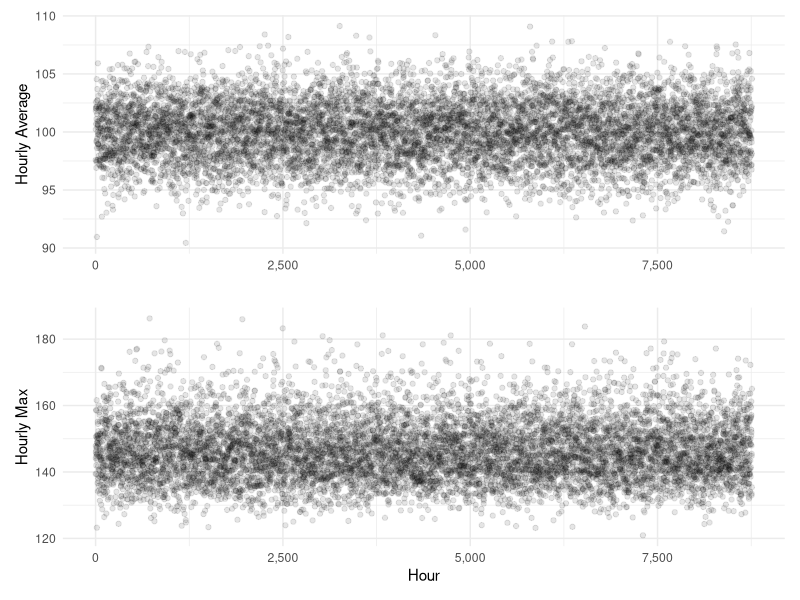
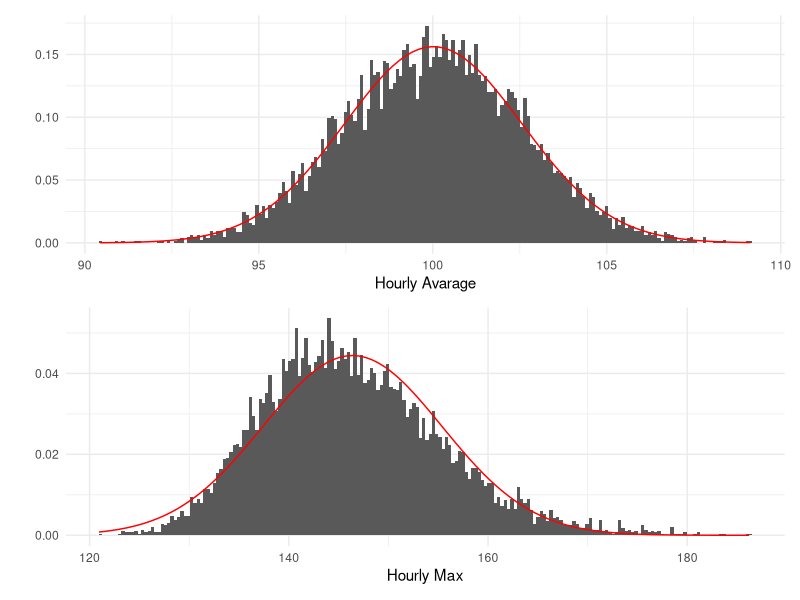

Write the R code that produced these figures, in order.
## ---- chunk 1
knitr::opts_chunk$set(echo = TRUE)
## ---- chunk 2
library(tidyverse)
library(patchwork)
## ---- chunk 3
set.seed(2024)
d <- 365 # days
hpd <- 24 # hours per day
nph <- 60 # number of data points per hour
mu <- 100 # mean of the data points
sigma <- 20 # sd of the data points

df <- tibble(x = rnorm(d * hpd * nph, mu, sigma)) %>%
  rowid_to_column() %>%
  mutate(h = ceiling(rowid / nph)) # sample of the data

dg <- df %>% # look at it on an hourly basis
  group_by(h) %>%
  summarize(M = max(x), s = sum(x), m = mean(x), v = var(x), .groups = "drop")

# plot the data & fom's
al <- 0.1

p1 <- dg %>% ggplot(aes(x = h, y = m)) +
  geom_point(alpha = al) +
  theme_minimal() +
  labs(x = "", y = "Hourly Average") +
  scale_x_continuous(label = scales::comma) +
  scale_y_continuous(label = scales::comma)

p2 <- dg %>% ggplot(aes(x = h, y = M)) +
  geom_point(alpha = al) +
  theme_minimal() +
  labs(x = "Hour", y = "Hourly Max") +
  scale_x_continuous(label = scales::comma) +
  scale_y_continuous(label = scales::comma)
## ---- chunk 4
p1 / p2
## ---- chunk 5
# plot the histograms & best Gaussian to the data
nb <- 200

p1 <- ggplot() +
  geom_histogram(data = dg, aes(x = m, y = after_stat(density)), bins = nb) +
  geom_function(fun = dnorm, args = list(mean = mean(dg$m), sd = sd(dg$m)), colour = "red") +
  theme_minimal() +
  scale_x_continuous(labels = scales::comma) +
  labs(x = "Hourly Avarage", y = "")

p2 <- ggplot() +
  geom_histogram(data = dg, aes(x = M, y = after_stat(density)), bins = nb) +
  geom_function(fun = dnorm, args = list(mean = mean(dg$M), sd = sd(dg$M)), colour = "red") +
  theme_minimal() +
  labs(x = "Hourly Max", y = "")
## ---- chunk 6
p1 / p2
## ---- chunk 7
sessionInfo()
